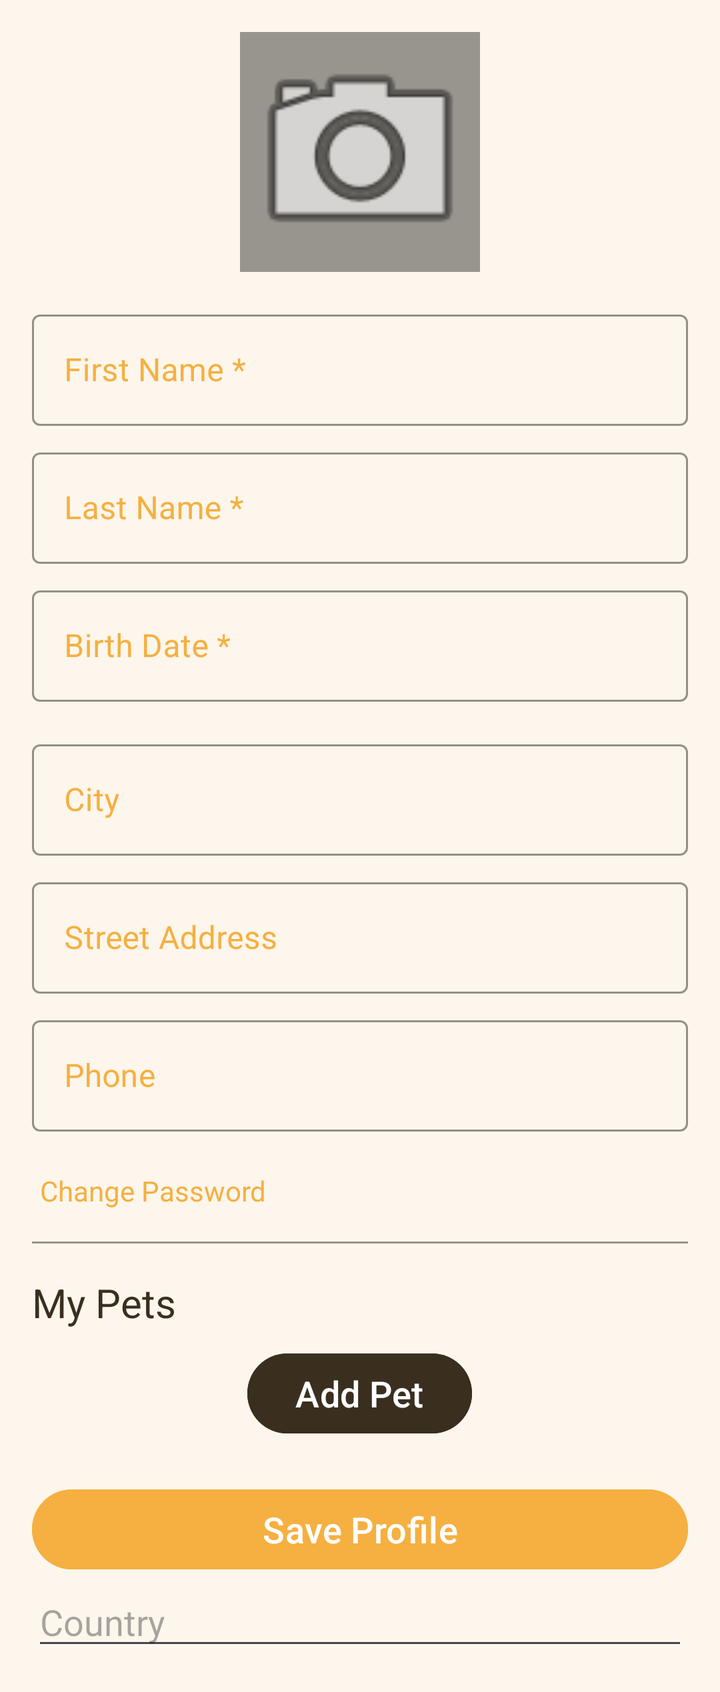
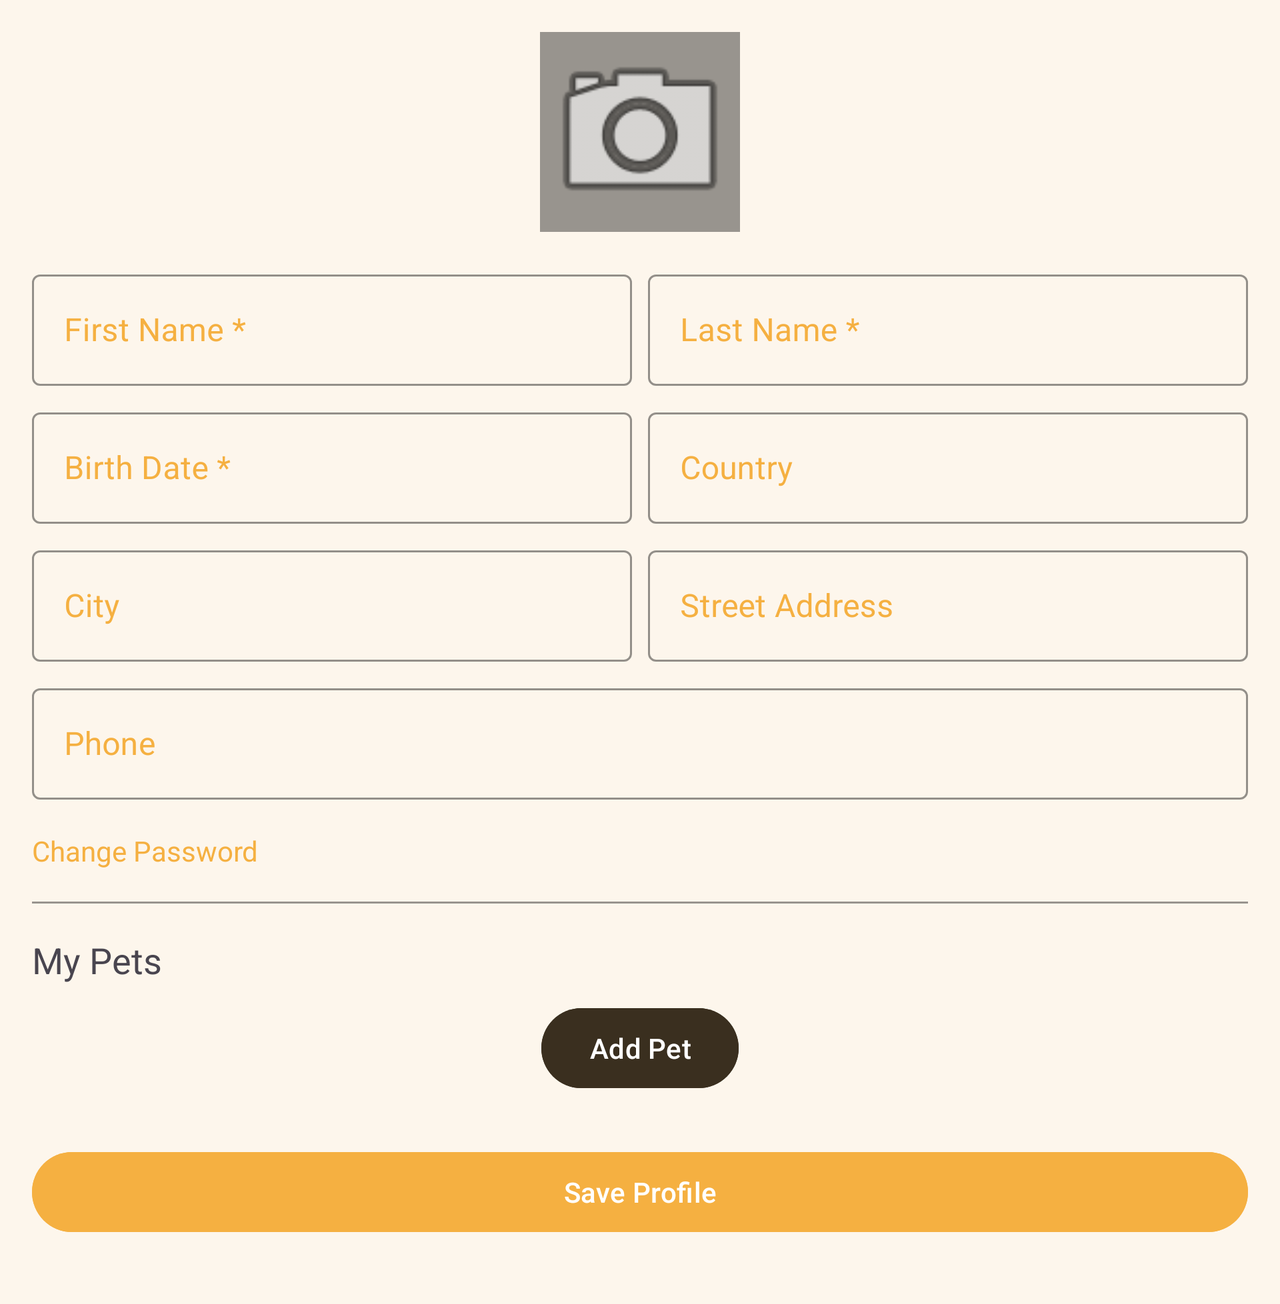

One screen, two layout resources from the same app: the default and the repository's alternative for another configuration. Each is rendered where Android would select it; the XML of both is given below.
<!-- AndroidManifest.xml: application theme Theme.ReferMyPet -->
<!-- res/layout/fragment_profile_person.xml -->
<?xml version="1.0" encoding="utf-8"?>
<ScrollView xmlns:android="http://schemas.android.com/apk/res/android"
    android:layout_width="match_parent"
    android:layout_height="match_parent"
    android:fillViewport="true"
    android:background="@color/creamy">

    <LinearLayout
        android:layout_width="match_parent"
        android:layout_height="wrap_content"
        android:gravity="center_horizontal"
        android:orientation="vertical"
        android:padding="@dimen/padding_profile">

        <LinearLayout
            android:layout_width="match_parent"
            android:layout_height="wrap_content"
            android:maxWidth="@dimen/max_input_width_profile"
            android:orientation="vertical">

            <ImageView
                android:id="@+id/iv_person_profile_photo"
                android:layout_width="@dimen/width_profile"
                android:layout_height="@dimen/width_profile"
                android:layout_gravity="center"
                android:layout_marginBottom="@dimen/margin_label"
                android:background="@color/border_color"
                android:src="@android:drawable/ic_menu_camera" />

            <com.google.android.material.textfield.TextInputLayout style="@style/PetInputLayout"
                android:layout_width="match_parent"
                android:layout_height="wrap_content"
                android:layout_marginBottom="@dimen/field_margin_bottom">
                <com.google.android.material.textfield.TextInputEditText
                    android:id="@+id/et_person_first_name"
                    android:layout_width="match_parent"
                    android:layout_height="wrap_content"
                    android:hint="@string/first_name"
                    android:textColor="@color/brown" />
            </com.google.android.material.textfield.TextInputLayout>

            <com.google.android.material.textfield.TextInputLayout style="@style/PetInputLayout"
                android:layout_width="match_parent"
                android:layout_height="wrap_content"
                android:layout_marginBottom="@dimen/field_margin_bottom">
                <com.google.android.material.textfield.TextInputEditText
                    android:id="@+id/et_person_last_name"
                    android:layout_width="match_parent"
                    android:layout_height="wrap_content"
                    android:hint="@string/last_name"
                    android:textColor="@color/brown" />
            </com.google.android.material.textfield.TextInputLayout>

            <com.google.android.material.textfield.TextInputLayout style="@style/PetInputLayout"
                android:layout_width="match_parent"
                android:layout_height="wrap_content"
                android:layout_marginBottom="@dimen/field_margin_bottom">
                <com.google.android.material.textfield.TextInputEditText
                    android:id="@+id/et_person_birth_date"
                    android:layout_width="match_parent"
                    android:layout_height="wrap_content"
                    android:hint="@string/birth_date"
                    android:inputType="date"
                    android:textColor="@color/brown" />
            </com.google.android.material.textfield.TextInputLayout>

            <com.google.android.material.textfield.TextInputLayout style="@style/PetInputLayout"
                android:layout_width="match_parent"
                android:layout_height="wrap_content"
                android:layout_marginBottom="@dimen/field_margin_bottom">

            </com.google.android.material.textfield.TextInputLayout>

            <com.google.android.material.textfield.TextInputLayout style="@style/PetInputLayout"
                android:layout_width="match_parent"
                android:layout_height="wrap_content"
                android:layout_marginBottom="@dimen/field_margin_bottom">
                <com.google.android.material.textfield.TextInputEditText
                    android:id="@+id/et_person_city"
                    android:layout_width="match_parent"
                    android:layout_height="wrap_content"
                    android:hint="@string/city"
                    android:textColor="@color/brown" />
            </com.google.android.material.textfield.TextInputLayout>

            <com.google.android.material.textfield.TextInputLayout style="@style/PetInputLayout"
                android:layout_width="match_parent"
                android:layout_height="wrap_content"
                android:layout_marginBottom="@dimen/field_margin_bottom">
                <com.google.android.material.textfield.TextInputEditText
                    android:id="@+id/et_person_street"
                    android:layout_width="match_parent"
                    android:layout_height="wrap_content"
                    android:hint="@string/street_address"
                    android:textColor="@color/brown" />
            </com.google.android.material.textfield.TextInputLayout>

            <com.google.android.material.textfield.TextInputLayout style="@style/PetInputLayout"
                android:layout_width="match_parent"
                android:layout_height="wrap_content"
                android:layout_marginBottom="@dimen/field_margin_bottom">
                <com.google.android.material.textfield.TextInputEditText
                    android:id="@+id/et_person_phone"
                    android:layout_width="match_parent"
                    android:layout_height="wrap_content"
                    android:hint="@string/phone"
                    android:inputType="phone"
                    android:textColor="@color/brown" />
            </com.google.android.material.textfield.TextInputLayout>

            <TextView
                android:id="@+id/tv_change_password_link"
                android:layout_width="wrap_content"
                android:layout_height="wrap_content"
                android:layout_marginStart="@dimen/margin_label_small"
                android:layout_marginTop="@dimen/section_margin_bottom"
                android:text="@string/change_password"
                android:textColor="@color/pet_gold"
                android:clickable="true"
                android:focusable="true" />

            <LinearLayout
                android:id="@+id/layout_password_change"
                android:layout_width="match_parent"
                android:layout_height="wrap_content"
                android:orientation="vertical"
                android:visibility="gone"
                android:layout_marginTop="@dimen/field_margin_bottom">

                <com.google.android.material.textfield.TextInputLayout style="@style/PetInputLayout"
                    android:layout_width="match_parent"
                    android:layout_height="wrap_content"
                    android:layout_marginBottom="@dimen/field_margin_bottom">
                    <com.google.android.material.textfield.TextInputEditText
                        android:id="@+id/et_old_password"
                        android:layout_width="match_parent"
                        android:layout_height="wrap_content"
                        android:hint="@string/old_password"
                        android:inputType="textPassword" />
                </com.google.android.material.textfield.TextInputLayout>

                <com.google.android.material.textfield.TextInputLayout style="@style/PetInputLayout"
                    android:layout_width="match_parent"
                    android:layout_height="wrap_content"
                    android:layout_marginBottom="8dp">
                    <com.google.android.material.textfield.TextInputEditText
                        android:id="@+id/et_new_password"
                        android:layout_width="match_parent"
                        android:layout_height="wrap_content"
                        android:hint="@string/new_password"
                        android:inputType="textPassword" />
                </com.google.android.material.textfield.TextInputLayout>

                <com.google.android.material.textfield.TextInputLayout style="@style/PetInputLayout"
                    android:layout_width="match_parent"
                    android:layout_height="wrap_content">
                    <com.google.android.material.textfield.TextInputEditText
                        android:id="@+id/et_confirm_password"
                        android:layout_width="match_parent"
                        android:layout_height="wrap_content"
                        android:hint="@string/confirm_password"
                        android:inputType="textPassword" />
                </com.google.android.material.textfield.TextInputLayout>
            </LinearLayout>

            <View
                android:layout_width="match_parent"
                android:layout_height="@dimen/input_stroke_width"
                android:layout_marginVertical="@dimen/margin_label"
                android:background="@color/border_color" />

            <TextView
                android:layout_width="wrap_content"
                android:layout_height="wrap_content"
                android:text="@string/my_pets"
                android:textSize="@dimen/text_size_subtitle"
                android:textColor="@color/brown" />

            <LinearLayout
                android:id="@+id/pets_container"
                android:layout_width="match_parent"
                android:layout_height="wrap_content"
                android:orientation="vertical" />

            <Button
                android:id="@+id/btn_add_pet"
                android:layout_width="wrap_content"
                android:layout_height="wrap_content"
                android:layout_gravity="center"
                android:layout_marginTop="@dimen/field_margin_bottom"
                android:text="@string/add_pet"
                android:textSize="@dimen/button_text_size"
                android:backgroundTint="@color/brown"
                android:textColor="@android:color/white" />

            <Button
                android:id="@+id/btn_save_person_profile"
                android:layout_width="match_parent"
                android:layout_height="wrap_content"
                android:layout_marginTop="@dimen/margin_top"
                android:text="@string/save_profile"
                android:textSize="@dimen/button_text_size"
                android:backgroundTint="@color/pet_gold"
                android:textColor="@android:color/white" />

            <com.google.android.material.textfield.TextInputEditText
                android:id="@+id/et_person_country"
                android:layout_width="match_parent"
                android:layout_height="wrap_content"
                android:hint="@string/country"
                android:textColor="@color/brown" />
        </LinearLayout>
    </LinearLayout>
</ScrollView>
<!-- resources referenced by this layout -->
<resources>
  <color name="border_color">#66000000</color>
  <color name="brown">#3A2F1F</color>
  <color name="creamy">#FDF6EC</color>
  <color name="pet_gold">#F5B041</color>
  <dimen name="button_text_size">18sp</dimen>
  <dimen name="field_margin_bottom">8dp</dimen>
  <dimen name="input_stroke_width">1dp</dimen>
  <dimen name="margin_label">16dp</dimen>
  <dimen name="margin_label_small">4dp</dimen>
  <dimen name="margin_top">20dp</dimen>
  <dimen name="max_input_width_profile">600dp</dimen>
  <dimen name="padding_profile">16dp</dimen>
  <dimen name="section_margin_bottom">12dp</dimen>
  <dimen name="text_size_subtitle">20sp</dimen>
  <dimen name="width_profile">120dp</dimen>
  <string name="add_pet">Add Pet</string>
  <string name="birth_date">Birth Date *</string>
  <string name="change_password">Change Password</string>
  <string name="city">City</string>
  <string name="confirm_password">Confirm Password</string>
  <string name="country">Country</string>
  <string name="first_name">First Name *</string>
  <string name="last_name">Last Name *</string>
  <string name="my_pets">My Pets</string>
  <string name="new_password">New Password</string>
  <string name="old_password">Old Password</string>
  <string name="phone">Phone</string>
  <string name="save_profile">Save Profile</string>
  <string name="street_address">Street Address</string>
  <style name="PetInputLayout" parent="Widget.MaterialComponents.TextInputLayout.OutlinedBox">
          <item name="hintTextColor">@color/pet_gold</item>
          <item name="boxStrokeColor">@color/dark_brown</item>
          <item name="colorPrimary">@color/pet_gold</item>
          <item name="android:textColorHint">@color/pet_gold</item>
          <item name="passwordToggleTint">@color/pet_gold</item>
      </style>
  <style name="Theme.ReferMyPet" parent="Base.Theme.ReferMyPet" />
  <color name="dark_brown">#5C3B1E</color>
  <style name="Base.Theme.ReferMyPet" parent="Theme.Material3.DayNight.NoActionBar">
          
          
      </style>
</resources>
<!-- res/layout-land/fragment_profile_person.xml (the repository's variant of the layout above) -->
<!-- drawn on the phone turned sideways -->
<?xml version="1.0" encoding="utf-8"?>
<ScrollView xmlns:android="http://schemas.android.com/apk/res/android"
    xmlns:app="http://schemas.android.com/apk/res-auto"
    android:layout_width="match_parent"
    android:layout_height="match_parent"
    android:fillViewport="true"
    android:background="@color/creamy">

    <LinearLayout
        android:layout_width="match_parent"
        android:layout_height="wrap_content"
        android:gravity="center_horizontal"
        android:orientation="vertical"
        android:padding="16dp">

        <androidx.constraintlayout.widget.ConstraintLayout
            android:layout_width="match_parent"
            android:layout_height="wrap_content"
            android:maxWidth="800dp">

            <ImageView
                android:id="@+id/iv_person_profile_photo"
                android:layout_width="100dp"
                android:layout_height="100dp"
                android:background="@color/border_color"
                android:src="@android:drawable/ic_menu_camera"
                app:layout_constraintTop_toTopOf="parent"
                app:layout_constraintStart_toStartOf="parent"
                app:layout_constraintEnd_toEndOf="parent" />

            <com.google.android.material.textfield.TextInputLayout
                android:id="@+id/til_first_name"
                style="@style/PetInputLayout"
                android:layout_width="0dp"
                android:layout_height="wrap_content"
                android:layout_marginTop="16dp"
                android:layout_marginEnd="8dp"
                app:layout_constraintTop_toBottomOf="@id/iv_person_profile_photo"
                app:layout_constraintStart_toStartOf="parent"
                app:layout_constraintEnd_toStartOf="@+id/til_last_name">
                <com.google.android.material.textfield.TextInputEditText
                    android:id="@+id/et_person_first_name"
                    android:layout_width="match_parent"
                    android:layout_height="wrap_content"
                    android:hint="@string/first_name" />
            </com.google.android.material.textfield.TextInputLayout>

            <com.google.android.material.textfield.TextInputLayout
                android:id="@+id/til_last_name"
                style="@style/PetInputLayout"
                android:layout_width="0dp"
                android:layout_height="wrap_content"
                app:layout_constraintTop_toTopOf="@id/til_first_name"
                app:layout_constraintStart_toEndOf="@id/til_first_name"
                app:layout_constraintEnd_toEndOf="parent">
                <com.google.android.material.textfield.TextInputEditText
                    android:id="@+id/et_person_last_name"
                    android:layout_width="match_parent"
                    android:layout_height="wrap_content"
                    android:hint="@string/last_name" />
            </com.google.android.material.textfield.TextInputLayout>

            <com.google.android.material.textfield.TextInputLayout
                android:id="@+id/til_birth_date"
                style="@style/PetInputLayout"
                android:layout_width="0dp"
                android:layout_height="wrap_content"
                android:layout_marginTop="8dp"
                android:layout_marginEnd="8dp"
                app:layout_constraintTop_toBottomOf="@id/til_first_name"
                app:layout_constraintStart_toStartOf="parent"
                app:layout_constraintEnd_toStartOf="@+id/til_country">
                <com.google.android.material.textfield.TextInputEditText
                    android:id="@+id/et_person_birth_date"
                    android:layout_width="match_parent"
                    android:layout_height="wrap_content"
                    android:hint="@string/birth_date"
                    android:inputType="date" />
            </com.google.android.material.textfield.TextInputLayout>

            <com.google.android.material.textfield.TextInputLayout
                android:id="@+id/til_country"
                style="@style/PetInputLayout"
                android:layout_width="0dp"
                android:layout_height="wrap_content"
                app:layout_constraintTop_toTopOf="@id/til_birth_date"
                app:layout_constraintStart_toEndOf="@id/til_birth_date"
                app:layout_constraintEnd_toEndOf="parent">
                <com.google.android.material.textfield.TextInputEditText
                    android:id="@+id/et_person_country"
                    android:layout_width="match_parent"
                    android:layout_height="wrap_content"
                    android:hint="@string/country" />
            </com.google.android.material.textfield.TextInputLayout>

            <com.google.android.material.textfield.TextInputLayout
                android:id="@+id/til_city"
                style="@style/PetInputLayout"
                android:layout_width="0dp"
                android:layout_height="wrap_content"
                android:layout_marginTop="8dp"
                android:layout_marginEnd="8dp"
                app:layout_constraintTop_toBottomOf="@id/til_birth_date"
                app:layout_constraintStart_toStartOf="parent"
                app:layout_constraintEnd_toStartOf="@+id/til_street">
                <com.google.android.material.textfield.TextInputEditText
                    android:id="@+id/et_person_city"
                    android:layout_width="match_parent"
                    android:layout_height="wrap_content"
                    android:hint="@string/city" />
            </com.google.android.material.textfield.TextInputLayout>

            <com.google.android.material.textfield.TextInputLayout
                android:id="@+id/til_street"
                style="@style/PetInputLayout"
                android:layout_width="0dp"
                android:layout_height="wrap_content"
                app:layout_constraintTop_toTopOf="@id/til_city"
                app:layout_constraintStart_toEndOf="@id/til_city"
                app:layout_constraintEnd_toEndOf="parent">
                <com.google.android.material.textfield.TextInputEditText
                    android:id="@+id/et_person_street"
                    android:layout_width="match_parent"
                    android:layout_height="wrap_content"
                    android:hint="@string/street_address" />
            </com.google.android.material.textfield.TextInputLayout>

            <com.google.android.material.textfield.TextInputLayout
                android:id="@+id/til_phone"
                style="@style/PetInputLayout"
                android:layout_width="match_parent"
                android:layout_height="wrap_content"
                android:layout_marginTop="8dp"
                app:layout_constraintTop_toBottomOf="@id/til_city"
                app:layout_constraintStart_toStartOf="parent">
                <com.google.android.material.textfield.TextInputEditText
                    android:id="@+id/et_person_phone"
                    android:layout_width="match_parent"
                    android:layout_height="wrap_content"
                    android:hint="@string/phone"
                    android:inputType="phone" />
            </com.google.android.material.textfield.TextInputLayout>

            <TextView
                android:id="@+id/tv_change_password_link"
                android:layout_width="wrap_content"
                android:layout_height="wrap_content"
                android:layout_marginTop="16dp"
                android:text="@string/change_password"
                android:textColor="@color/pet_gold"
                android:clickable="true"
                android:focusable="true"
                app:layout_constraintTop_toBottomOf="@id/til_phone"
                app:layout_constraintStart_toStartOf="parent" />

            <LinearLayout
                android:id="@+id/layout_password_change"
                android:layout_width="match_parent"
                android:layout_height="wrap_content"
                android:orientation="vertical"
                android:visibility="gone"
                android:layout_marginTop="8dp"
                app:layout_constraintTop_toBottomOf="@id/tv_change_password_link">
                <com.google.android.material.textfield.TextInputLayout style="@style/PetInputLayout" android:layout_width="match_parent" android:layout_height="wrap_content" android:layout_marginBottom="8dp">
                    <com.google.android.material.textfield.TextInputEditText android:id="@+id/et_old_password" android:layout_width="match_parent" android:layout_height="wrap_content" android:hint="@string/old_password" android:inputType="textPassword" />
                </com.google.android.material.textfield.TextInputLayout>
                <com.google.android.material.textfield.TextInputLayout style="@style/PetInputLayout" android:layout_width="match_parent" android:layout_height="wrap_content" android:layout_marginBottom="8dp">
                    <com.google.android.material.textfield.TextInputEditText android:id="@+id/et_new_password" android:layout_width="match_parent" android:layout_height="wrap_content" android:hint="@string/new_password" android:inputType="textPassword" />
                </com.google.android.material.textfield.TextInputLayout>
            </LinearLayout>

            <View
                android:id="@+id/separator"
                android:layout_width="match_parent"
                android:layout_height="1dp"
                android:layout_marginTop="16dp"
                android:background="@color/border_color"
                app:layout_constraintTop_toBottomOf="@id/layout_password_change" />

            <TextView
                android:id="@+id/tv_my_pets_title"
                android:layout_width="wrap_content"
                android:layout_height="wrap_content"
                android:layout_marginTop="16dp"
                android:text="@string/my_pets"
                android:textSize="18sp"
                app:layout_constraintTop_toBottomOf="@id/separator"
                app:layout_constraintStart_toStartOf="parent" />

            <LinearLayout
                android:id="@+id/pets_container"
                android:layout_width="match_parent"
                android:layout_height="wrap_content"
                android:orientation="vertical"
                app:layout_constraintTop_toBottomOf="@id/tv_my_pets_title" />

            <Button
                android:id="@+id/btn_add_pet"
                android:layout_width="wrap_content"
                android:layout_height="wrap_content"
                android:layout_marginTop="8dp"
                android:text="@string/add_pet"
                android:backgroundTint="@color/brown"
                app:layout_constraintTop_toBottomOf="@id/pets_container"
                app:layout_constraintStart_toStartOf="parent"
                app:layout_constraintEnd_toEndOf="parent" />

            <Button
                android:id="@+id/btn_save_person_profile"
                android:layout_width="match_parent"
                android:layout_height="wrap_content"
                android:layout_marginTop="24dp"
                android:layout_marginBottom="16dp"
                android:text="@string/save_profile"
                android:backgroundTint="@color/pet_gold"
                app:layout_constraintTop_toBottomOf="@id/btn_add_pet"
                app:layout_constraintBottom_toBottomOf="parent" />

        </androidx.constraintlayout.widget.ConstraintLayout>
    </LinearLayout>
</ScrollView>
<!-- resources referenced by the variant -->
<!-- as the phone turned sideways resolves them -->
<resources>
  <color name="border_color">#66000000</color>
  <color name="brown">#3A2F1F</color>
  <color name="creamy">#FDF6EC</color>
  <color name="pet_gold">#F5B041</color>
  <string name="add_pet">Add Pet</string>
  <string name="birth_date">Birth Date *</string>
  <string name="change_password">Change Password</string>
  <string name="city">City</string>
  <string name="country">Country</string>
  <string name="first_name">First Name *</string>
  <string name="last_name">Last Name *</string>
  <string name="my_pets">My Pets</string>
  <string name="new_password">New Password</string>
  <string name="old_password">Old Password</string>
  <string name="phone">Phone</string>
  <string name="save_profile">Save Profile</string>
  <string name="street_address">Street Address</string>
  <style name="PetInputLayout" parent="Widget.MaterialComponents.TextInputLayout.OutlinedBox">
          <item name="hintTextColor">@color/pet_gold</item>
          <item name="boxStrokeColor">@color/dark_brown</item>
          <item name="colorPrimary">@color/pet_gold</item>
          <item name="android:textColorHint">@color/pet_gold</item>
          <item name="passwordToggleTint">@color/pet_gold</item>
      </style>
  <style name="Theme.ReferMyPet" parent="Base.Theme.ReferMyPet" />
  <color name="dark_brown">#5C3B1E</color>
  <style name="Base.Theme.ReferMyPet" parent="Theme.Material3.DayNight.NoActionBar">
          
          
      </style>
</resources>
